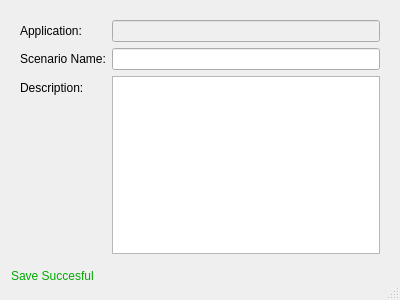
<?xml version="1.0" encoding="UTF-8"?>
<ui version="4.0">
 <class>SaveScenarioDialog</class>
 <widget class="QDialog" name="SaveScenarioDialog">
  <property name="geometry">
   <rect>
    <x>0</x>
    <y>0</y>
    <width>400</width>
    <height>300</height>
   </rect>
  </property>
  <property name="windowTitle">
   <string>Save scenario</string>
  </property>
  <property name="sizeGripEnabled">
   <bool>true</bool>
  </property>
  <property name="modal">
   <bool>true</bool>
  </property>
  <layout class="QVBoxLayout" name="verticalLayout">
   <item>
    <widget class="QFrame" name="frame">
     <property name="frameShape">
      <enum>QFrame::NoFrame</enum>
     </property>
     <property name="frameShadow">
      <enum>QFrame::Raised</enum>
     </property>
     <layout class="QFormLayout" name="formLayout">
      <item row="1" column="0">
       <widget class="QLabel" name="label">
        <property name="text">
         <string>Scenario Name:</string>
        </property>
        <property name="buddy">
         <cstring>scenario_name</cstring>
        </property>
       </widget>
      </item>
      <item row="1" column="1">
       <widget class="QLineEdit" name="scenario_name"/>
      </item>
      <item row="2" column="0">
       <widget class="QLabel" name="label_2">
        <property name="text">
         <string>Description:</string>
        </property>
        <property name="buddy">
         <cstring>scn_description</cstring>
        </property>
       </widget>
      </item>
      <item row="2" column="1">
       <widget class="QPlainTextEdit" name="scn_description"/>
      </item>
      <item row="0" column="0">
       <widget class="QLabel" name="label_3">
        <property name="text">
         <string>Application: </string>
        </property>
        <property name="buddy">
         <cstring>app_name</cstring>
        </property>
       </widget>
      </item>
      <item row="0" column="1">
       <widget class="QLineEdit" name="app_name">
        <property name="enabled">
         <bool>false</bool>
        </property>
       </widget>
      </item>
     </layout>
    </widget>
   </item>
   <item>
    <widget class="QLabel" name="succesful_message">
     <property name="styleSheet">
      <string notr="true">color: rgb(0, 170, 0);</string>
     </property>
     <property name="text">
      <string>Save Succesful</string>
     </property>
    </widget>
   </item>
   <item>
    <widget class="QDialogButtonBox" name="buttonBox">
     <property name="locale">
      <locale language="English" country="UnitedStates"/>
     </property>
     <property name="orientation">
      <enum>Qt::Horizontal</enum>
     </property>
     <property name="standardButtons">
      <set>QDialogButtonBox::NoButton</set>
     </property>
    </widget>
   </item>
  </layout>
 </widget>
 <resources/>
 <connections>
  <connection>
   <sender>buttonBox</sender>
   <signal>accepted()</signal>
   <receiver>SaveScenarioDialog</receiver>
   <slot>accept()</slot>
   <hints>
    <hint type="sourcelabel">
     <x>248</x>
     <y>254</y>
    </hint>
    <hint type="destinationlabel">
     <x>157</x>
     <y>274</y>
    </hint>
   </hints>
  </connection>
  <connection>
   <sender>buttonBox</sender>
   <signal>rejected()</signal>
   <receiver>SaveScenarioDialog</receiver>
   <slot>reject()</slot>
   <hints>
    <hint type="sourcelabel">
     <x>316</x>
     <y>260</y>
    </hint>
    <hint type="destinationlabel">
     <x>286</x>
     <y>274</y>
    </hint>
   </hints>
  </connection>
 </connections>
</ui>
